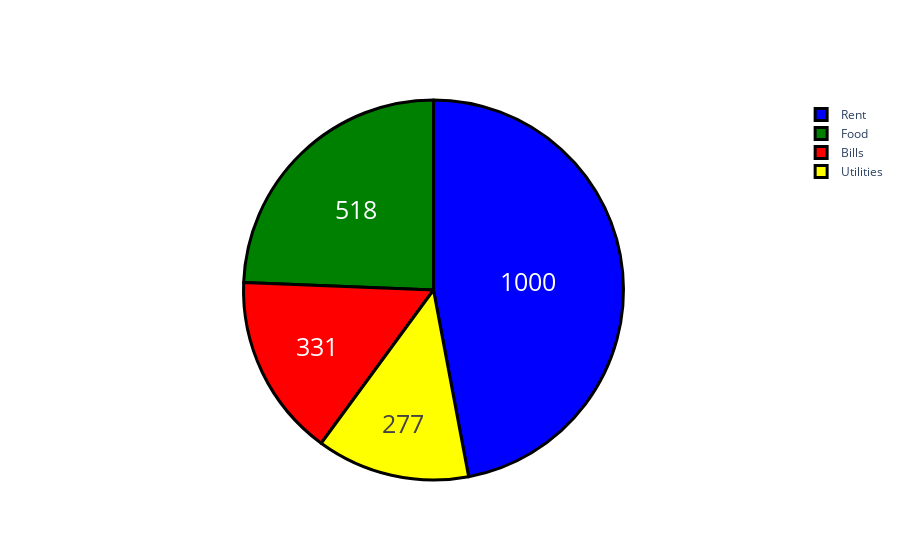

Source (notebook cell):
### Markdown cell above
## PIE CHART

### Code cell
#Expenses

#Category
groups = ['Rent','Food','Bills','Utilities']

#Amount
amount = [1000,518,331,277]

#Add style
colors = ['BLUE', 'GREEN', 'RED', 'YELLOW']

trace = go.Pie(labels=groups, values=amount,
               hoverinfo='label+percent', textinfo='value', 
               textfont=dict(size=25),
               marker=dict(colors=colors, 
                           line=dict(color='#000000', width=3)))

#Plot
iplot([trace])

### Figure 1 — Plotly figure (JSON) as saved in the notebook; plotly's stock layout.template omitted (floating-point values rounded to 4 significant figures)
{"data": [{"hoverinfo": "label+percent", "labels": ["Rent", "Food", "Bills", "Utilities"], "marker": {"colors": ["BLUE", "GREEN", "RED", "YELLOW"], "line": {"color": "#000000", "width": 3}}, "textfont": {"size": 25}, "textinfo": "value", "type": "pie", "values": [1000, 518, 331, 277]}], "layout": {}}
